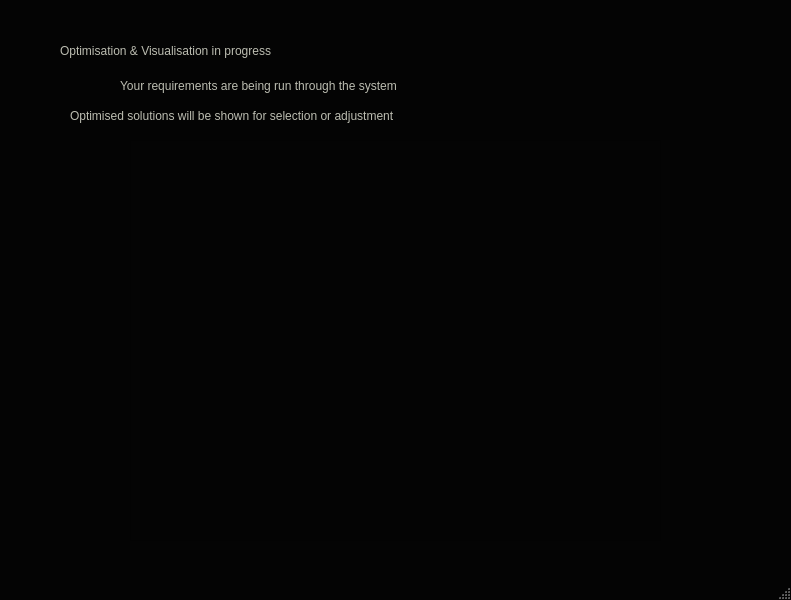
<?xml version="1.0" encoding="UTF-8"?>
<ui version="4.0">
 <class>MainWindow</class>
 <widget class="QMainWindow" name="MainWindow">
  <property name="geometry">
   <rect>
    <x>0</x>
    <y>0</y>
    <width>791</width>
    <height>600</height>
   </rect>
  </property>
  <property name="palette">
   <palette>
    <active>
     <colorrole role="WindowText">
      <brush brushstyle="SolidPattern">
       <color alpha="255">
        <red>188</red>
        <green>189</green>
        <blue>177</blue>
       </color>
      </brush>
     </colorrole>
     <colorrole role="Text">
      <brush brushstyle="SolidPattern">
       <color alpha="255">
        <red>188</red>
        <green>189</green>
        <blue>177</blue>
       </color>
      </brush>
     </colorrole>
     <colorrole role="Base">
      <brush brushstyle="SolidPattern">
       <color alpha="255">
        <red>255</red>
        <green>255</green>
        <blue>255</blue>
       </color>
      </brush>
     </colorrole>
     <colorrole role="Window">
      <brush brushstyle="SolidPattern">
       <color alpha="255">
        <red>4</red>
        <green>4</green>
        <blue>4</blue>
       </color>
      </brush>
     </colorrole>
    </active>
    <inactive>
     <colorrole role="WindowText">
      <brush brushstyle="SolidPattern">
       <color alpha="255">
        <red>188</red>
        <green>189</green>
        <blue>177</blue>
       </color>
      </brush>
     </colorrole>
     <colorrole role="Text">
      <brush brushstyle="SolidPattern">
       <color alpha="255">
        <red>188</red>
        <green>189</green>
        <blue>177</blue>
       </color>
      </brush>
     </colorrole>
     <colorrole role="Base">
      <brush brushstyle="SolidPattern">
       <color alpha="255">
        <red>255</red>
        <green>255</green>
        <blue>255</blue>
       </color>
      </brush>
     </colorrole>
     <colorrole role="Window">
      <brush brushstyle="SolidPattern">
       <color alpha="255">
        <red>4</red>
        <green>4</green>
        <blue>4</blue>
       </color>
      </brush>
     </colorrole>
    </inactive>
    <disabled>
     <colorrole role="WindowText">
      <brush brushstyle="SolidPattern">
       <color alpha="255">
        <red>120</red>
        <green>120</green>
        <blue>120</blue>
       </color>
      </brush>
     </colorrole>
     <colorrole role="Text">
      <brush brushstyle="SolidPattern">
       <color alpha="255">
        <red>120</red>
        <green>120</green>
        <blue>120</blue>
       </color>
      </brush>
     </colorrole>
     <colorrole role="Base">
      <brush brushstyle="SolidPattern">
       <color alpha="255">
        <red>4</red>
        <green>4</green>
        <blue>4</blue>
       </color>
      </brush>
     </colorrole>
     <colorrole role="Window">
      <brush brushstyle="SolidPattern">
       <color alpha="255">
        <red>4</red>
        <green>4</green>
        <blue>4</blue>
       </color>
      </brush>
     </colorrole>
    </disabled>
   </palette>
  </property>
  <property name="windowTitle">
   <string>Loading...</string>
  </property>
  <widget class="QWidget" name="centralwidget">
   <widget class="QLabel" name="label">
    <property name="geometry">
     <rect>
      <x>60</x>
      <y>20</y>
      <width>671</width>
      <height>61</height>
     </rect>
    </property>
    <property name="palette">
     <palette>
      <active>
       <colorrole role="WindowText">
        <brush brushstyle="SolidPattern">
         <color alpha="255">
          <red>188</red>
          <green>189</green>
          <blue>177</blue>
         </color>
        </brush>
       </colorrole>
      </active>
      <inactive>
       <colorrole role="WindowText">
        <brush brushstyle="SolidPattern">
         <color alpha="255">
          <red>188</red>
          <green>189</green>
          <blue>177</blue>
         </color>
        </brush>
       </colorrole>
      </inactive>
      <disabled>
       <colorrole role="WindowText">
        <brush brushstyle="SolidPattern">
         <color alpha="255">
          <red>120</red>
          <green>120</green>
          <blue>120</blue>
         </color>
        </brush>
       </colorrole>
      </disabled>
     </palette>
    </property>
    <property name="styleSheet">
     <string notr="true">font: 30pt &quot;Old English Text MT&quot;;</string>
    </property>
    <property name="text">
     <string>Optimisation &amp; Visualisation in progress</string>
    </property>
   </widget>
   <widget class="QLabel" name="label_2">
    <property name="geometry">
     <rect>
      <x>120</x>
      <y>70</y>
      <width>551</width>
      <height>31</height>
     </rect>
    </property>
    <property name="styleSheet">
     <string notr="true">font: 18pt &quot;Imprint MT Shadow&quot;;
color: rgb(188, 189, 177);</string>
    </property>
    <property name="text">
     <string>Your requirements are being run through the system</string>
    </property>
   </widget>
   <widget class="QLabel" name="label_3">
    <property name="geometry">
     <rect>
      <x>70</x>
      <y>100</y>
      <width>651</width>
      <height>31</height>
     </rect>
    </property>
    <property name="styleSheet">
     <string notr="true">font: 18pt &quot;Imprint MT Shadow&quot;;
color: rgb(188, 189, 177);</string>
    </property>
    <property name="text">
     <string>Optimised solutions will be shown for selection or adjustment</string>
    </property>
   </widget>
   <widget class="QScrollArea" name="filtersScroller">
    <property name="geometry">
     <rect>
      <x>130</x>
      <y>140</y>
      <width>531</width>
      <height>401</height>
     </rect>
    </property>
    <property name="widgetResizable">
     <bool>true</bool>
    </property>
    <widget class="QWidget" name="scrollerContents">
     <property name="geometry">
      <rect>
       <x>0</x>
       <y>0</y>
       <width>529</width>
       <height>399</height>
      </rect>
     </property>
    </widget>
   </widget>
  </widget>
  <widget class="QMenuBar" name="menubar">
   <property name="geometry">
    <rect>
     <x>0</x>
     <y>0</y>
     <width>791</width>
     <height>21</height>
    </rect>
   </property>
  </widget>
  <widget class="QStatusBar" name="statusbar"/>
 </widget>
 <resources/>
 <connections/>
</ui>
